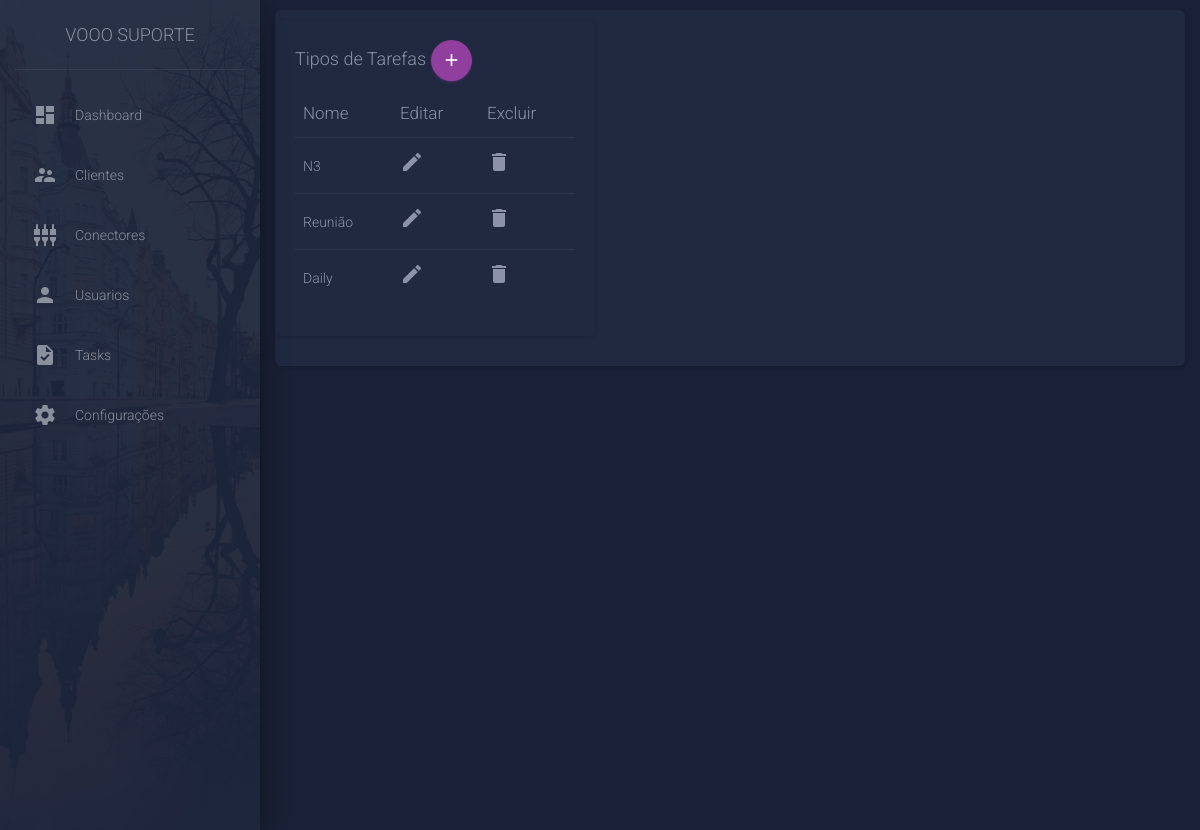
/settings/, run on an earlier commit of the app's database.
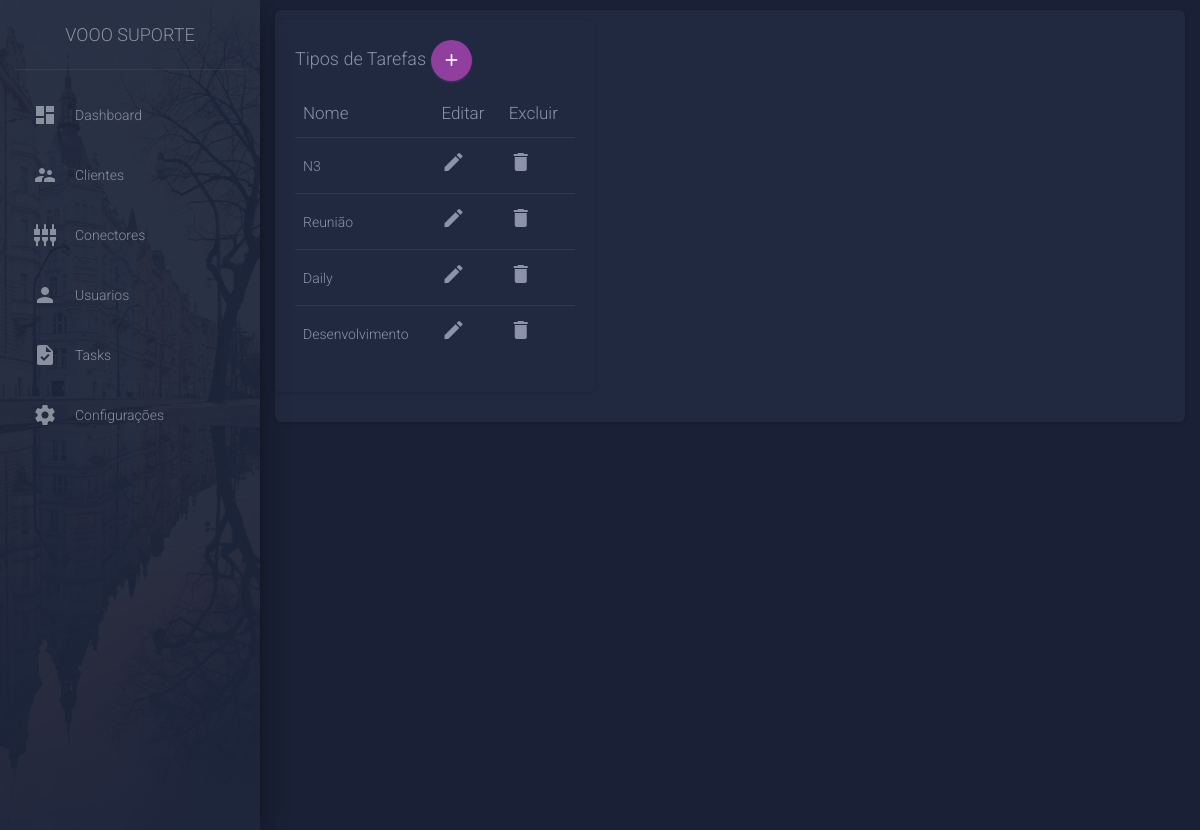
And on a later commit of the database.
### model/ModelSqlite.py (models this page shows, shortened)
class TaskType(db.Model):
    __tablename__ = 'tasktype'
    id = Column(INTEGER, primary_key=True)
    name = Column(String, nullable=False, default='')

### __main__.py (the view)
@app.route('/settings/')
def settings():
    task_types = taskTypeDao.load()
    return render_template(locate_html('settings'), task_types=task_types)

### __main__.py (called while the page is built)
def locate_html(page: str) -> str:
    return f'pages/{page}.html'

### model/TaskTypeDao.py (called while the page is built)
def load():
    return TaskType.query.all()

### template/pages/settings.html (shortened to what this page needs)
{% extends "./layout/layout.html" %}
{% block content %}
<div class="content">
    <div class="card" style="width: 20rem;">
        <div class="card-body">
            <h4 class="card-title">Tipos de Tarefas
                <button type="button" class="btn btn-primary btn-round btn-just-icon" data-toggle="modal"
                    data-target="#modalTypeOrder">
                    <i class="material-icons">add</i>
                </button>
            </h4>
            <div class="card-description">
                <table class="table">
                    <thead>
                        <th>Nome</th>
                        <th>Editar</th>
                        <th>Excluir</th>
                    </thead>
                    <tbody>
                        {% for type in task_types %}
                        <tr>
                            <td>{{type.name}}</td>
                            <td> <i class="material-icons">edit</i></td>
                            <td> <i class="material-icons">delete</i></td>
                        </tr>
                        {% endfor %}
                    </tbody>
                </table>
            </div>
        </div>
    </div>
</div>
{% endblock %}

What changed in the data, as far as the page shows it:
added TaskType: name "Desenvolvimento"
